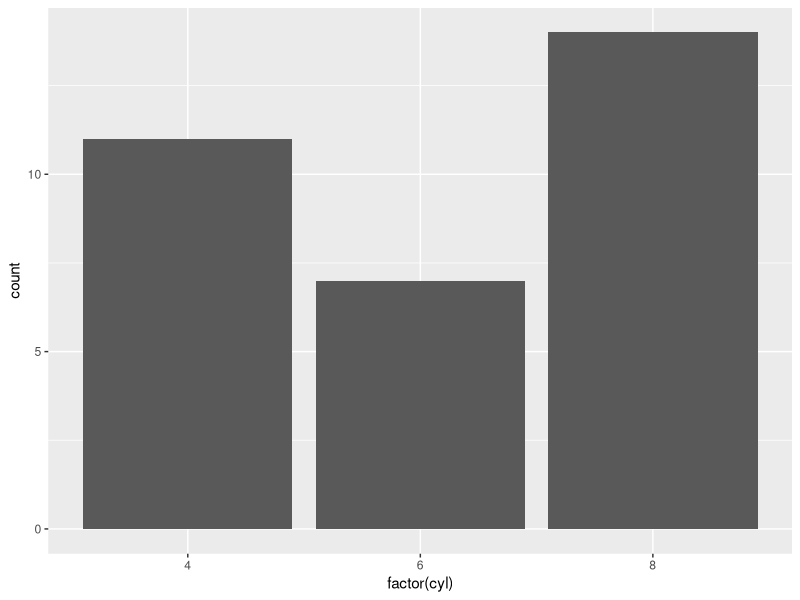

This figure's R source:
## ---- chunk 1
getwd()
## ---- chunk 2
getwd()
## ---- chunk 3
4*12
## ---- chunk 4
(4*12)/2
## ---- chunk 5
mean(4, 6, 8, 5, 6, 7, 7, 7)
median(4, 6, 8, 5, 6, 7, 7, 7)
## ---- chunk 6
13*2
28/4
## ---- chunk 7
#install.packages("tidyverse")
library("tidyverse")
## ---- chunk 8
ggplot(mtcars, aes(x = factor(cyl))) +
    geom_bar()
